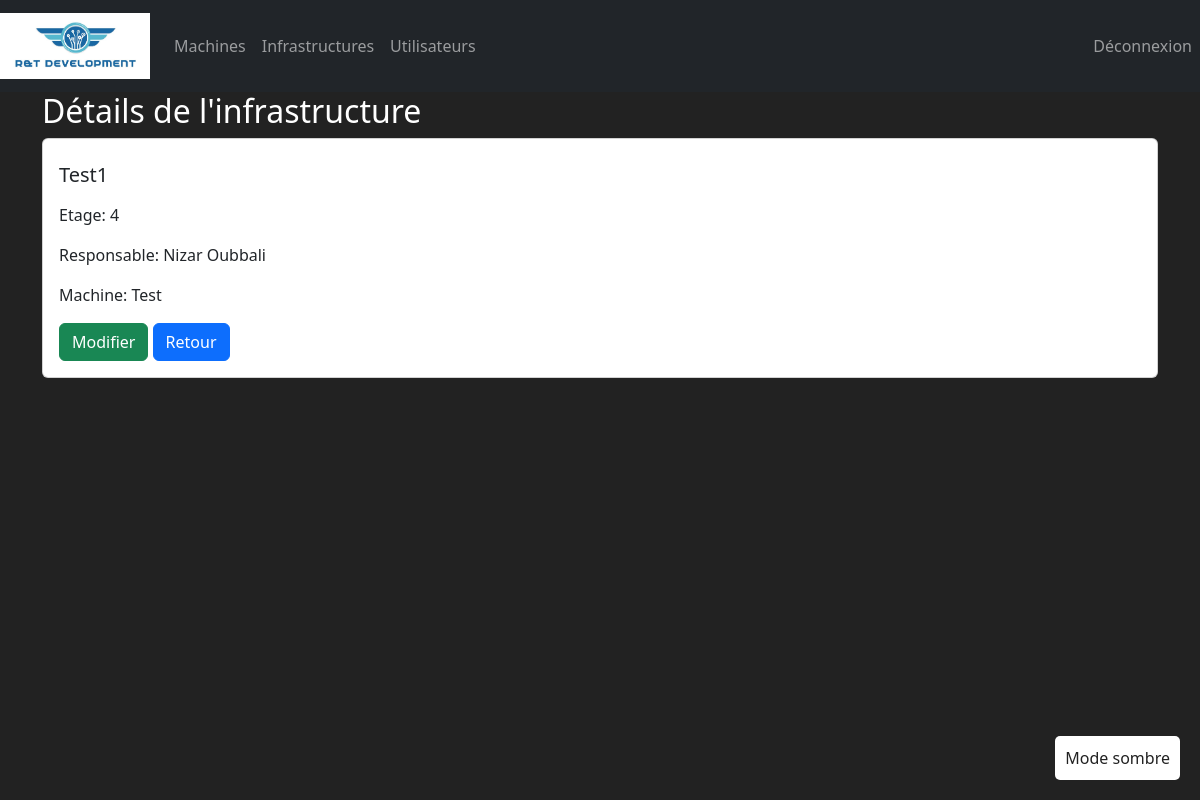
Page /infrastructures/1/ (signed in) on the earlier database version.
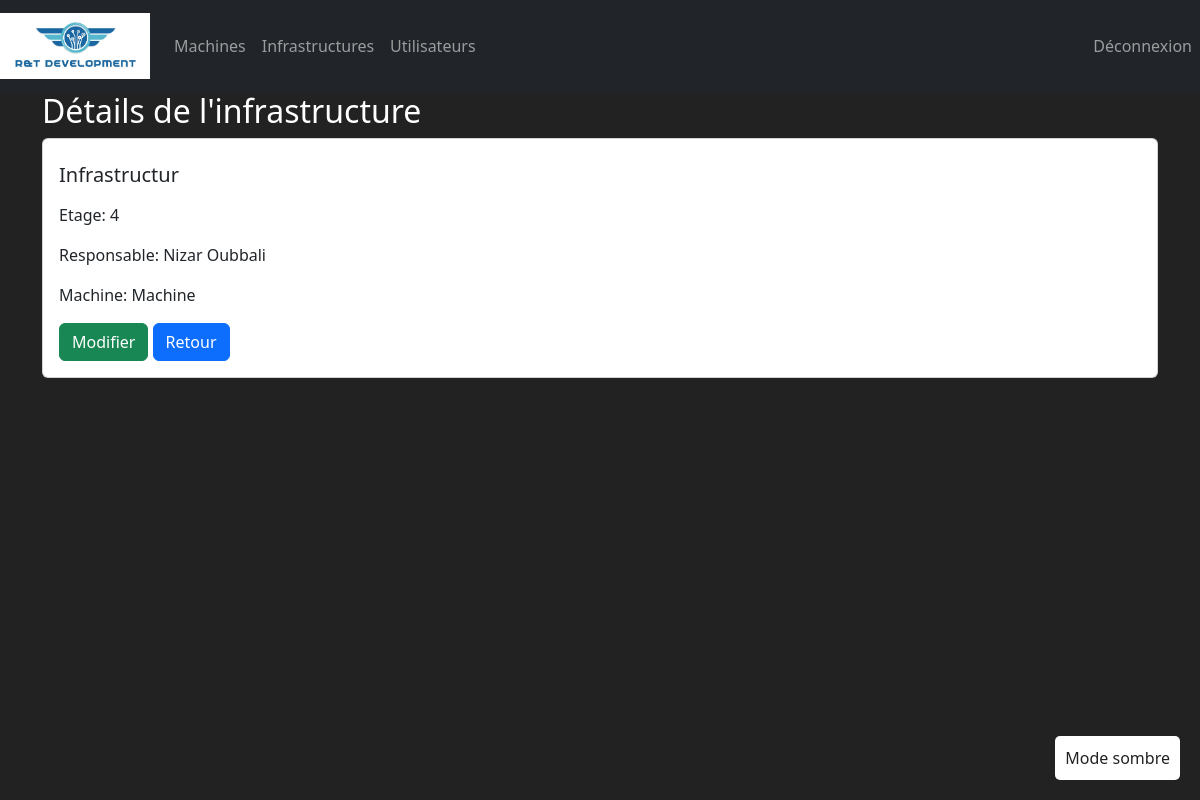
Same page on the later database version.
### ManagementApp/models.py (models this page shows, shortened)
class Infrastructure(models.Model):
    id = models.AutoField(
        primary_key=True,
        editable=False
    )
    nom = models.CharField(max_length=100)
    responsable = models.OneToOneField(Utilisateur, on_delete=models.CASCADE, null=True, blank=True,limit_choices_to={'role': 'responsable'})
    machine = models.ForeignKey(Machine, on_delete=models.CASCADE)
    etage = models.IntegerField(default=0)

class Utilisateur(models.Model):
    ROLE_CHOICES = (
        ('employe', 'Employé'),
        ('responsable', 'Responsable'),
    )
    id = models.AutoField(
        primary_key=True,
        editable=False
    )
    nom = models.CharField(max_length=100)
    prenom = models.CharField(max_length=100)
    email = models.EmailField(unique=True)
    role = models.CharField(max_length=20, choices=ROLE_CHOICES)
    def __str__(self):
        return f"{self.prenom} {self.nom}"

class Machine(models.Model):
    TYPE= (
        ('PC', ('PC - Run Windows')),
        ('MAC', ('MAC - Run MacOS')),
        ('Serveur' , ('Serveur - Simple Server to deploy virtual machines')),
        ('Switch' , ('Switch - To maintains and connect servers')),
    )
    ETAT_CHOICES = (
        ('en ligne', ('en ligne')),
        ('hors ligne', ('hors ligne')),
    )
    id = models.AutoField(
        primary_key=True,
        editable=False
    )
    user = models.OneToOneField(Utilisateur, on_delete=models.CASCADE, null=True, blank=True,limit_choices_to={'role': 'employe'})
    nom = models.CharField(max_length=20)
    maintenanceDate = models.DateField(default= datetime.now)
    mach = models.CharField(max_length=32, choices=TYPE, default='PC')
    ip = models.GenericIPAddressField(default='0.0.0.0')
    etat = models.CharField(max_length=20, choices=ETAT_CHOICES, default='en ligne')
    def __str__(self):
        return self.nom

### ManagementApp/views.py (the view)
# urls.py: path('infrastructures/<pk>/', views.infrastructure_detail, name='infrastructure_detail'),
@login_required
def infrastructure_detail(request, pk):
    infrastructure = get_object_or_404(Infrastructure, id=pk)
    return render(request, 'infrastructure/infrastructure_detail.html', {'infrastructure': infrastructure})

### ManagementApp/templates/infrastructure/infrastructure_detail.html
{% extends 'index.html' %}
{% block content %}
<div class="container">
  <h2>Détails de l'infrastructure</h2>
  <div class="card">
    <div class="card-body">
      <h5 class="card-title py-2">{{ infrastructure.nom }}</h5>
      <p class="card-text">Etage: {{ infrastructure.etage }}</p>
      <p class="card-text">Responsable: {{ infrastructure.responsable }}</p>
      <p class="card-text">Machine: {{ infrastructure.machine }}</p>
      <a href="{% url 'infrastructure_update' infrastructure.id %}" class="btn btn-success">Modifier</a>
      <a href="{% url 'infrastructure_list' %}" class="btn btn-primary">Retour</a>
    </div>
  </div>
</div>
{% endblock %}

### ManagementApp/templates/index.html (shortened to what this page needs)
<!DOCTYPE html>
<html lang="en">
<head>
    <link href="https://cdn.jsdelivr.net/npm/bootstrap@5.3.0-alpha3/dist/css/bootstrap.min.css" rel="stylesheet">
</head>
{% load static %}
<body class="dark-mode" >
    <nav class="navbar navbar-expand-lg navbar-dark bg-dark">
        <a class="navbar-brand" href="/">
            <img src="{% static 'images/logo.jpg' %}" alt="Logo R&T Dev" style="width: 150px; height: auto;">
        </a>
        <div class="collapse navbar-collapse" id="navbarNav">
            <ul class="navbar-nav">
                <li class="nav-item">
                    <a class="nav-link" href="{% url 'machine_list' %}">Machines</a>
                </li>
                <li class="nav-item">
                    <a class="nav-link" href="{% url 'infrastructure_list' %}">Infrastructures</a>
                </li>
                <li class="nav-item">
                    <a class="nav-link" href="{% url 'utilisateur_list' %}">Utilisateurs</a>
                </li>
            </ul>
            <ul class="navbar-nav ms-auto">
                {% if user.is_authenticated %}
                    <li class="nav-item">
                        <a class="nav-link" href="{% url 'admin_logout' %}">Déconnexion</a>
                    </li>
                {% else %}
                    <li class="nav-item">
                        <a class="nav-link" href="{% url 'admin_login' %}">Connexion</a>
                    </li>
                {% endif %}
            </ul>
        </div>
    </nav>
    <div class="">
        {% block content %}
        {% endblock %}
    </div>
    <button id="toggle-mode" type="button" class="toggle-mode-button btn btn-secondary">Mode sombre</button>
    </body>
</html>

### ManagementApp/templates/index.html (style rules this page uses)
body.dark-mode { background-color: #222; color: #fff; }
.toggle-mode-button { position: fixed; bottom: 20px; right: 20px; padding: 10px; background-color: #fff; color: #222; border: none; border-radius: 5px; cursor: pointer; }

Differences in the rows shown:
changed Infrastructure "Nizar Oubbali": nom "Test1" → "Infrastructur"; machine "Test" → "Machine"
